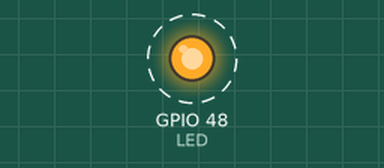
The sketch below on a simulated ESP32. On the bench: output pins drawn as LEDs (lit = HIGH). Dashed ring = blinking. What the sketch prints to the serial monitor is not drawn.

Above: at 0.2 s.
Timing chart, 0 to 3.0 s (numbered marks = the images above):
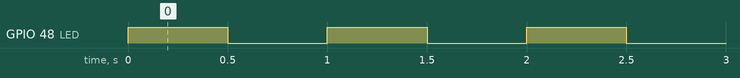

The sketch:

sketch_dec20b.ino
```cpp
#include <WiFi.h>

#define LED 48

// 设置要创建的热点名与密码
const char*  ssid = "LCKFB_ESP32";
const char* password = "12345678";

void setup() {
      Serial.begin(9600);

      // 创建热点
      WiFi.softAP(ssid, password);

      // 打印热点 IP
      Serial.print("Wi-Fi 接入的 IP：");
      Serial.println(WiFi.softAPIP());

      // 使用板载 LED 反馈创建成功
      pinMode(LED, OUTPUT);
}

void loop() {
      //LED闪烁说明创建热点成功
      digitalWrite(LED, HIGH);
      delay(500);
      digitalWrite(LED, LOW);
      delay(500);
}
```

Measured:
- by itself, GPIO 48 (LED): alternates HIGH for 0.50 s and LOW for 0.50 s
